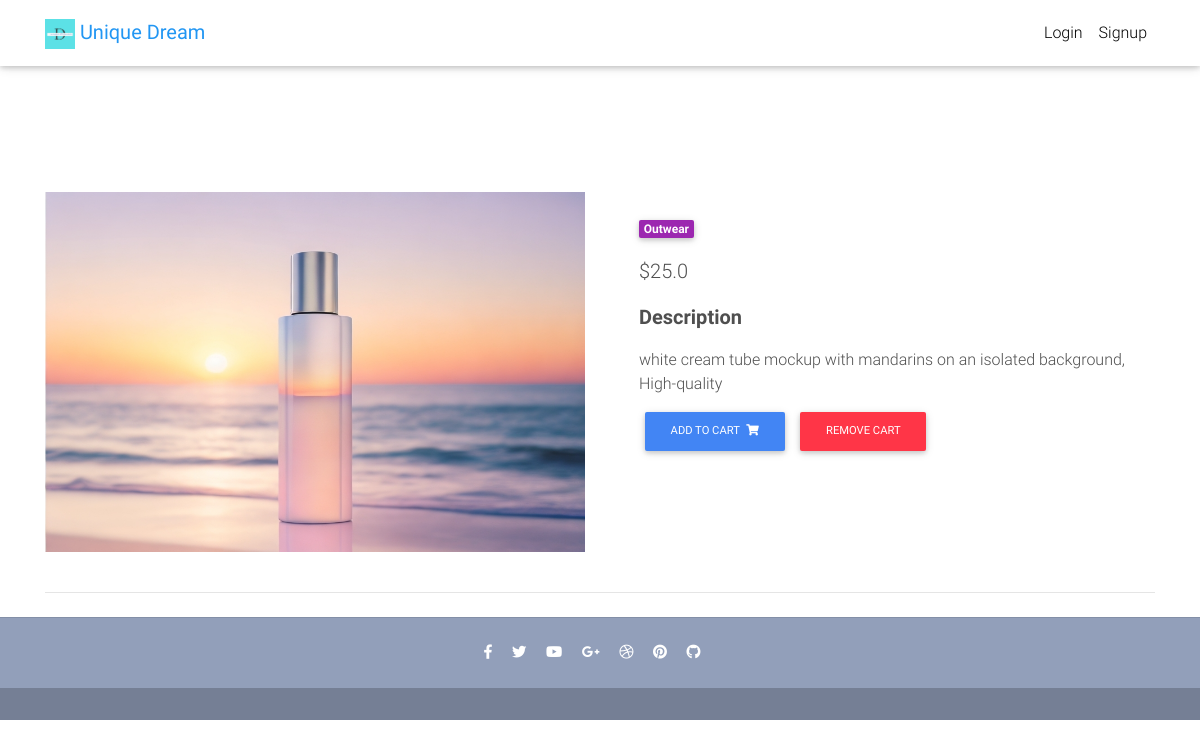
Before: /product/product-4/ with the older database file.
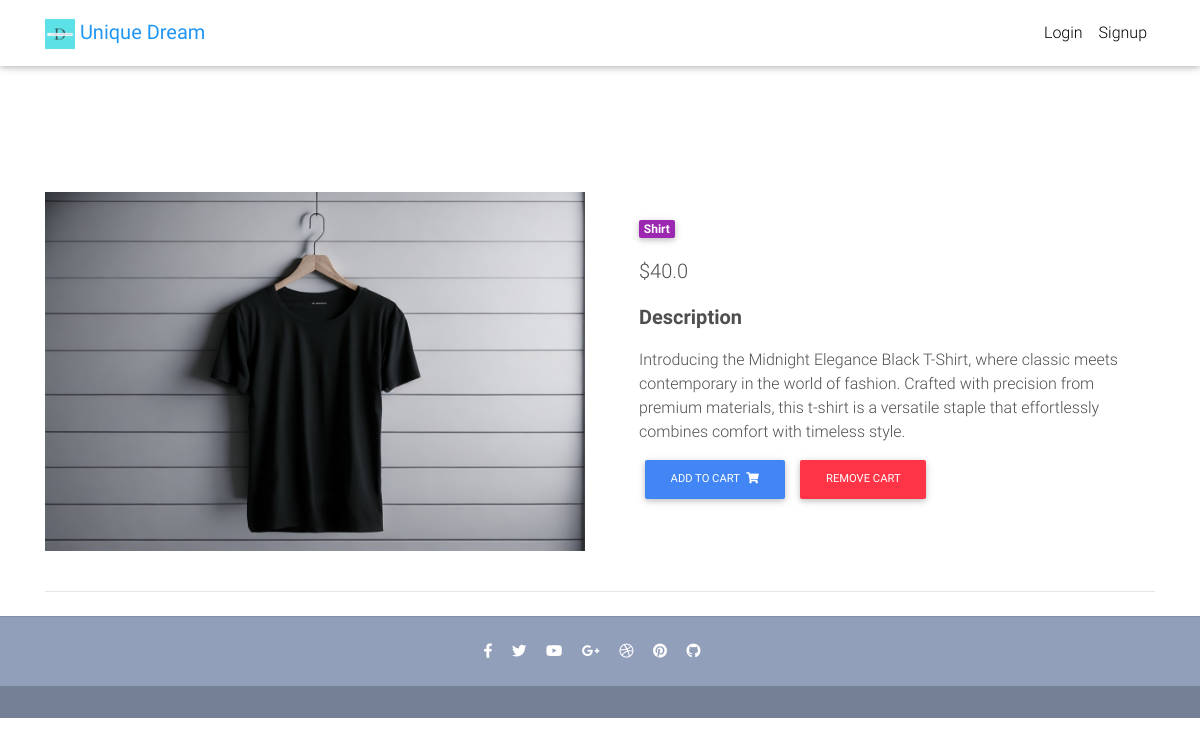
After: the same page with the newer database file.
### core/models.py (models this page shows, shortened)
class Item(models.Model):
    title = models.CharField(max_length=100)
    price = models.FloatField()
    discount_price = models.FloatField(blank=True, null=True)
    category = models.CharField(choices=CATEGORY_CHOICES, max_length=2)
    label = models.CharField(choices=LABEL_CHOICES, max_length=1)
    slug = models.SlugField()
    description = models.TextField()
    image = models.ImageField()
    tag = models.CharField(max_length=20)
    def get_add_to_cart_url(self):
        return reverse("core:add-to-cart", kwargs={
            'slug': self.slug
        })
    def get_remove_from_cart_url(self):
        return reverse("core:remove-from-cart", kwargs={
            'slug': self.slug
        })

### core/views.py (the view)
# urls.py: path('product/<slug>/', ItemDetailView.as_view(), name='product'),
class ItemDetailView(DetailView):
    model = Item
    template_name = "product.html"

### templates/product.html (shortened to what this page needs)
{% extends "base.html" %}
{% block content %}
  <main class="mt-5 pt-4">
    <div class="container dark-grey-text mt-5">
      <div class="row wow fadeIn">
        <div class="col-md-6 mb-4">
          <img src="{{ item.image.url }}" class="img-fluid" alt="">
        </div>
        <div class="col-md-6 mb-4">
          <div class="p-4">
            <div class="mb-3">
              <a href="">
                <span class="badge purple mr-1">{{ object.get_category_display }}</span>
              </a>
            </div>
            <p class="lead">
              {% if object.discount_price %}
              <span class="mr-1">
                <del>${{ object.price }}</del>
              </span>
              <span>${{ object.discount_price }}</span>
              {% else %}
              <span>${{ object.price }}</span>
              {% endif %}
            </p>
            <p class="lead font-weight-bold">Description</p>
            <p>{{ object.description }}</p>
            <a href="{{ object.get_add_to_cart_url }}" class="btn btn-primary btn-md my-0 p">
              Add to cart
              <i class="fas fa-shopping-cart ml-1"></i>
            </a>
            <a href="{{ object.get_remove_from_cart_url }}" class="btn btn-danger btn-md my-0 p">
              Remove Cart
            </a>
          </div>
        </div>
      </div>
      <hr>
    </div>
  </main>
{% endblock content %}

### templates/base.html (shortened to what this page needs)
{% load static %}
<!DOCTYPE html>
<html lang="en">
<head>
  <link rel="stylesheet" href="https://use.fontawesome.com/releases/v5.11.2/css/all.css">
  <link href="{% static 'css/bootstrap.min.css' %}" rel="stylesheet">
  <link href="{%static 'css/mdb.min.css' %}" rel="stylesheet">
  <link href="{% static 'css/style.min.css' %}" rel="stylesheet">
</head>
{% include "navbar.html" %}
<body>
  <div class="mt-5 pt-4">
  </div>
    {% block content %}
    {% endblock content %}
    {% include "footer.html" %}
</body>
</html>

### templates/navbar.html (shortened to what this page needs)
{% load static %}
{% load cart_template_tags %}
<nav class="navbar fixed-top navbar-expand-lg navbar-light white scrolling-navbar">
    <div class="container">
      <a class="navbar-brand waves-effect" href="/">
        <img
        src="{% static 'brand/brand.png' %}"
        height="30"
        alt=" "
        loading="lazy"
      />
        <strong class="blue-text">Unique Dream</strong>
      </a>
      <div class="collapse navbar-collapse" id="navbarSupportedContent">
        <ul class="navbar-nav nav-flex-icons">
          {% if request.user.is_authenticated %}
          <li class="nav-item">
              <a href="{% url 'core:order-summary' %}" class="nav-link waves-effect">
              <span class="badge red z-depth-1 mr-1"> {{ request.user|cart_item_count }} </span>
              <i class="fas fa-shopping-cart"></i>
              <span class="clearfix d-none d-sm-inline-block"> Cart </span>
            </a>
          </li>
          <li class="nav-item">
            <a class="nav-link waves-effect" href="{% url 'core:user-profile' %}">
              <span class="clearfix d-none d-sm-inline-block"> Profile </span>
            </a>
          </li>
          <li class="nav-item">
            <a class="nav-link waves-effect" href="{% url 'account_logout' %}">
              <span class="clearfix d-none d-sm-inline-block"> Logout </span>
            </a>
          </li>
          {% else %}
          <li class="nav-item">
            <a class="nav-link waves-effect" href="{% url 'account_login' %}">
              <span class="clearfix d-none d-sm-inline-block"> Login </span>
            </a>
          </li>
          <li class="nav-item">
            <a class="nav-link waves-effect" href="{% url 'account_signup' %}">
              <span class="clearfix d-none d-sm-inline-block"> Signup </span>
            </a>
          </li>
          {% endif %}
        </ul>
      </div>
    </div>
  </nav>

### templates/footer.html
<footer class="page-footer text-center font-small mt-4 wow fadeIn">
    <hr class="my-4">
    <div class="pb-4">
      <a href="https://www.facebook.com/mdbootstrap" target="_blank">
        <i class="fab fa-facebook-f mr-3"></i>
      </a>
      <a href="https://twitter.com/MDBootstrap" target="_blank">
        <i class="fab fa-twitter mr-3"></i>
      </a>
      <a href="https://www.youtube.com/watch?v=7MUISDJ5ZZ4" target="_blank">
        <i class="fab fa-youtube mr-3"></i>
      </a>
      <a href="https://plus.google.com/u/0/b/107863090883699620484" target="_blank">
        <i class="fab fa-google-plus-g mr-3"></i>
      </a>
      <a href="https://dribbble.com/mdbootstrap" target="_blank">
        <i class="fab fa-dribbble mr-3"></i>
      </a>
      <a href="https://pinterest.com/mdbootstrap" target="_blank">
        <i class="fab fa-pinterest mr-3"></i>
      </a>
      <a href="https://github.com/mdbootstrap/bootstrap-material-design" target="_blank">
        <i class="fab fa-github mr-3"></i>
      </a>
    </div>
    <div class="footer-copyright py-3">
    </div>
  </footer>

### templates/scripts.html (shortened to what this page needs)
{% load static %}

### templates/base.html (style rules this page uses)
html, body, header, .carousel { height: 60vh; }

Changed rows visible on the page:
changed Item: image: a different picture; category "Outwear" → "Shirt"; price "25.0" → "40.0"; description "white cream tube mockup with mandarins on an isolated background, High-quality" → "Introducing the Midnight Elegance Black T-Shirt, where classic meets contemporary in the world of fashion. Crafted with precision from premium materials, this t-shirt is a versatile staple that effortlessly combines comfort with timeless style."
